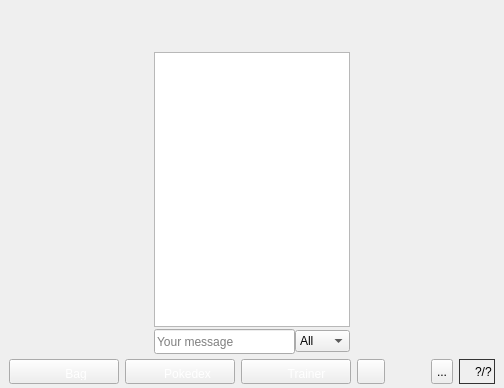
      <widget class="QWidget" name="page_3">
       <layout class="QVBoxLayout" name="verticalLayout_4">
        <property name="spacing">
         <number>0</number>
        </property>
        <property name="margin">
         <number>0</number>
        </property>
        <item>
         <widget class="QFrame" name="frame_main_display_top">
          <property name="minimumSize">
           <size>
            <width>0</width>
            <height>52</height>
           </size>
          </property>
          <property name="maximumSize">
           <size>
            <width>16777215</width>
            <height>52</height>
           </size>
          </property>
          <property name="styleSheet">
           <string notr="true">background-image: url(:/images/interface/pokemonbar.png);</string>
          </property>
         </widget>
        </item>
        <item>
         <layout class="QHBoxLayout" name="horizontalLayout_main_display_8">
          <property name="spacing">
           <number>0</number>
          </property>
          <item>
           <widget class="QFrame" name="frame_main_display_right">
            <property name="minimumSize">
             <size>
              <width>200</width>
              <height>0</height>
             </size>
            </property>
            <property name="maximumSize">
             <size>
              <width>200</width>
              <height>16777215</height>
             </size>
            </property>
            <property name="styleSheet">
             <string notr="true">background-image: url(:/images/interface/pkmnbaroption.png);</string>
            </property>
            <layout class="QVBoxLayout" name="verticalLayout_5">
             <property name="spacing">
              <number>2</number>
             </property>
             <property name="leftMargin">
              <number>2</number>
             </property>
             <property name="topMargin">
              <number>0</number>
             </property>
             <property name="rightMargin">
              <number>2</number>
             </property>
             <property name="bottomMargin">
              <number>0</number>
             </property>
             <item>
              <widget class="QTextBrowser" name="textBrowser_chat">
               <property name="minimumSize">
                <size>
                 <width>196</width>
                 <height>275</height>
                </size>
               </property>
               <property name="maximumSize">
                <size>
                 <width>196</width>
                 <height>275</height>
                </size>
               </property>
               <property name="styleSheet">
                <string notr="true">border-image: url(:/images/empty.png);
background-image: url(:/images/light-white.png);</string>
               </property>
               <property name="verticalScrollBarPolicy">
                <enum>Qt::ScrollBarAlwaysOff</enum>
               </property>
               <property name="horizontalScrollBarPolicy">
                <enum>Qt::ScrollBarAlwaysOff</enum>
               </property>
              </widget>
             </item>
             <item>
              <layout class="QHBoxLayout" name="horizontalLayout_main_display_9">
               <property name="spacing">
                <number>0</number>
               </property>
               <item>
                <widget class="QLineEdit" name="lineEdit_chat_text">
                 <property name="minimumSize">
                  <size>
                   <width>0</width>
                   <height>25</height>
                  </size>
                 </property>
                 <property name="maximumSize">
                  <size>
                   <width>16777215</width>
                   <height>25</height>
                  </size>
                 </property>
                 <property name="styleSheet">
                  <string notr="true">background-image: url(:/images/chat/pkmnbarchat3.png);
border-image: url(:/images/empty.png);</string>
                 </property>
                 <property name="maxLength">
                  <number>256</number>
                 </property>
                 <property name="placeholderText">
                  <string>Your message</string>
                 </property>
                </widget>
               </item>
               <item>
                <widget class="QComboBox" name="comboBox_chat_type">
                 <item>
                  <property name="text">
                   <string>All</string>
                  </property>
                 </item>
                 <item>
                  <property name="text">
                   <string>Clan</string>
                  </property>
                 </item>
                </widget>
               </item>
              </layout>
             </item>
             <item>
              <widget class="QFrame" name="frame_main_display_player_info">
               <property name="sizePolicy">
                <sizepolicy hsizetype="Expanding" vsizetype="Expanding">
                 <horstretch>0</horstretch>
                 <verstretch>0</verstretch>
                </sizepolicy>
               </property>
              </widget>
             </item>
            </layout>
           </widget>
          </item>
         </layout>
        </item>
        <item>
         <widget class="QFrame" name="frame_main_display_bottom">
          <property name="minimumSize">
           <size>
            <width>0</width>
            <height>32</height>
           </size>
          </property>
          <property name="maximumSize">
           <size>
            <width>16777215</width>
            <height>32</height>
           </size>
          </property>
          <property name="styleSheet">
           <string notr="true">background-image: url(:/images/interface/pkmnbaroption.png);</string>
          </property>
          <layout class="QHBoxLayout" name="horizontalLayout_10">
           <property name="topMargin">
            <number>0</number>
           </property>
           <property name="bottomMargin">
            <number>0</number>
           </property>
           <item>
            <widget class="QPushButton" name="pushButton_interface_bag">
             <property name="minimumSize">
              <size>
               <width>110</width>
               <height>25</height>
              </size>
             </property>
             <property name="maximumSize">
              <size>
               <width>110</width>
               <height>25</height>
              </size>
             </property>
             <property name="styleSheet">
              <string notr="true">background-image: url(:/images/interface/pkmnoption1.1.png);
border-image: url(:/images/empty.png);
color: rgb(255, 255, 255);
padding-left:28px;
padding-right:4px;
padding-top:8px;
padding-bottom:3px;</string>
             </property>
             <property name="text">
              <string>Bag</string>
             </property>
            </widget>
           </item>
           <item>
            <widget class="QPushButton" name="pushButton_interface_monster_list">
             <property name="minimumSize">
              <size>
               <width>110</width>
               <height>25</height>
              </size>
             </property>
             <property name="maximumSize">
              <size>
               <width>110</width>
               <height>25</height>
              </size>
             </property>
             <property name="styleSheet">
              <string notr="true">background-image: url(:/images/interface/pkmnoption3.1.png);
border-image: url(:/images/empty.png);
color: rgb(255, 255, 255);
padding-left:19px;
padding-right:4px;
padding-top:8px;
padding-bottom:3px;</string>
             </property>
             <property name="text">
              <string>Pokedex</string>
             </property>
            </widget>
           </item>
           <item>
            <widget class="QPushButton" name="pushButton_interface_trainer">
             <property name="minimumSize">
              <size>
               <width>110</width>
               <height>25</height>
              </size>
             </property>
             <property name="maximumSize">
              <size>
               <width>110</width>
               <height>25</height>
              </size>
             </property>
             <property name="styleSheet">
              <string notr="true">background-image: url(:/images/interface/pkmnoption2.1.png);
border-image: url(:/images/empty.png);
color: rgb(255, 255, 255);
padding-left:25px;
padding-right:4px;
padding-top:8px;
padding-bottom:3px;</string>
             </property>
             <property name="text">
              <string>Trainer</string>
             </property>
            </widget>
           </item>
           <item>
            <widget class="QToolButton" name="toolButton_interface_map">
             <property name="minimumSize">
              <size>
               <width>28</width>
               <height>25</height>
              </size>
             </property>
             <property name="maximumSize">
              <size>
               <width>28</width>
               <height>25</height>
              </size>
             </property>
             <property name="styleSheet">
              <string notr="true">background-image: url(:/images/interface/pkmnoption5.1.png);
border-image: url(:/images/empty.png);</string>
             </property>
             <property name="text">
              <string/>
             </property>
            </widget>
           </item>
           <item>
            <spacer name="horizontalSpacer_main_display_11">
             <property name="orientation">
              <enum>Qt::Horizontal</enum>
             </property>
             <property name="sizeHint" stdset="0">
              <size>
               <width>40</width>
               <height>20</height>
              </size>
             </property>
            </spacer>
           </item>
           <item>
            <widget class="QToolButton" name="toolButton_interface_quit">
             <property name="minimumSize">
              <size>
               <width>22</width>
               <height>25</height>
              </size>
             </property>
             <property name="maximumSize">
              <size>
               <width>22</width>
               <height>25</height>
              </size>
             </property>
             <property name="styleSheet">
              <string notr="true">background-image: url(:/images/interface/quit-1.1.png);
border-image: url(:/images/empty.png);</string>
             </property>
             <property name="text">
              <string>...</string>
             </property>
            </widget>
           </item>
           <item>
            <widget class="QFrame" name="frame_main_display_interface_player">
             <property name="minimumSize">
              <size>
               <width>25</width>
               <height>25</height>
              </size>
             </property>
             <property name="maximumSize">
              <size>
               <width>16777215</width>
               <height>25</height>
              </size>
             </property>
             <property name="styleSheet">
              <string notr="true">border: 1px solid #343434;
background-image: url(:/images/interface/background.png);</string>
             </property>
             <layout class="QHBoxLayout" name="horizontalLayout_11">
              <property name="leftMargin">
               <number>2</number>
              </property>
              <property name="topMargin">
               <number>0</number>
              </property>
              <property name="rightMargin">
               <number>2</number>
              </property>
              <property name="bottomMargin">
               <number>0</number>
              </property>
              <item>
               <widget class="QLabel" name="label_interface_player_img">
                <property name="minimumSize">
                 <size>
                  <width>0</width>
                  <height>23</height>
                 </size>
                </property>
                <property name="maximumSize">
                 <size>
                  <width>16777215</width>
                  <height>23</height>
                 </size>
                </property>
                <property name="styleSheet">
                 <string notr="true">border: 0px;
background-image: url(:/images/empty.png);</string>
                </property>
                <property name="pixmap">
                 <pixmap resource="resources.qrc">:/images/interface/player.png</pixmap>
                </property>
               </widget>
              </item>
              <item>
               <widget class="QLabel" name="label_interface_number_of_player">
                <property name="styleSheet">
                 <string notr="true">border: 0px;
background-image: url(:/images/empty.png);</string>
                </property>
                <property name="text">
                 <string>?/?</string>
                </property>
               </widget>
              </item>
             </layout>
            </widget>
           </item>
          </layout>
         </widget>
        </item>
       </layout>
      </widget>
